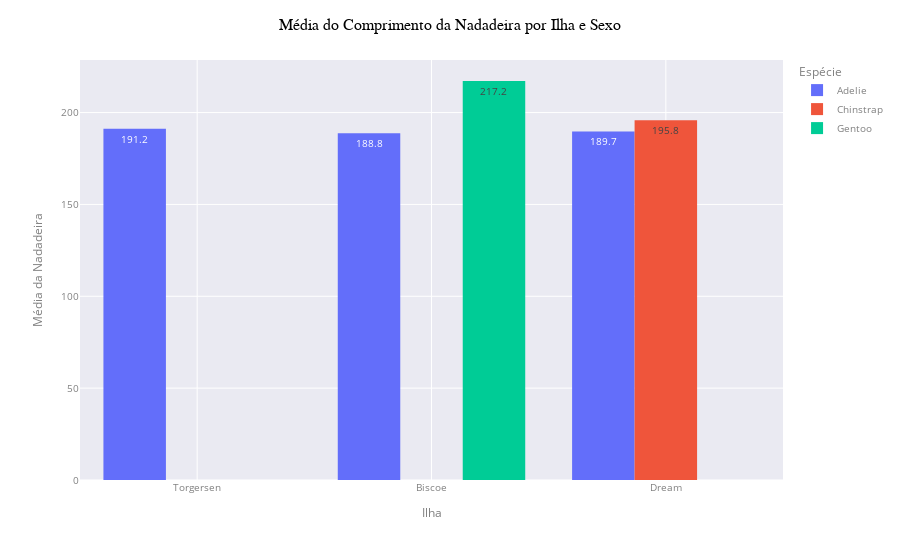

Notebook code for this chart:
### Markdown cell above
Outros templates:
- ggplot2,
- seaborn,
- simple_white,
- plotly,
- plotly_white,
- plotly_dark,
- presentation,
- xgridoff,
- ygridoff,
- gridon,
- none

### Code cell
# alterando o template
fig.update_layout(template='seaborn')

### Figure 1 — Plotly figure (JSON) as saved in the notebook; plotly's stock layout.template omitted (floating-point values rounded to 4 significant figures; data arrays with more than 128 entries replaced by an {"elided": "..."} marker saying what was removed)
{"data": [{"alignmentgroup": "True", "bingroup": "x", "histfunc": "avg", "hovertemplate": "species=Adelie<br>island=%{x}<br>avg of flipper_length_mm=%{y}<extra></extra>", "legendgroup": "Adelie", "marker": {"color": "#636efa", "pattern": {"shape": ""}}, "name": "Adelie", "offsetgroup": "Adelie", "orientation": "v", "showlegend": true, "texttemplate": "%{value:.1f}", "type": "histogram", "x": {"elided": "152 str values"}, "xaxis": "x", "y": {"elided": "152 int values"}, "yaxis": "y"}, {"alignmentgroup": "True", "bingroup": "x", "histfunc": "avg", "hovertemplate": "species=Chinstrap<br>island=%{x}<br>avg of flipper_length_mm=%{y}<extra></extra>", "legendgroup": "Chinstrap", "marker": {"color": "#EF553B", "pattern": {"shape": ""}}, "name": "Chinstrap", "offsetgroup": "Chinstrap", "orientation": "v", "showlegend": true, "texttemplate": "%{value:.1f}", "type": "histogram", "x": ["Dream", "Dream", "Dream", "Dream", "Dream", "Dream", "Dream", "Dream", "Dream", "Dream", "Dream", "Dream", "Dream", "Dream", "Dream", "Dream", "Dream", "Dream", "Dream", "Dream", "Dream", "Dream", "Dream", "Dream", "Dream", "Dream", "Dream", "Dream", "Dream", "Dream", "Dream", "Dream", "Dream", "Dream", "Dream", "Dream", "Dream", "Dream", "Dream", "Dream", "Dream", "Dream", "Dream", "Dream", "Dream", "Dream", "Dream", "Dream", "Dream", "Dream", "Dream", "Dream", "Dream", "Dream", "Dream", "Dream", "Dream", "Dream", "Dream", "Dream", "Dream", "Dream", "Dream", "Dream", "Dream", "Dream", "Dream", "Dream"], "xaxis": "x", "y": [192, 196, 193, 188, 197, 198, 178, 197, 195, 198, 193, 194, 185, 201, 190, 201, 197, 181, 190, 195, 181, 191, 187, 193, 195, 197, 200, 200, 191, 205, 187, 201, 187, 203, 195, 199, 195, 210, 192, 205, 210, 187, 196, 196, 196, 201, 190, 212, 187, 198, 199, 201, 193, 203, 187, 197, 191, 203, 202, 194, 206, 189, 195, 207, 202, 193, 210, 198], "yaxis": "y"}, {"alignmentgroup": "True", "bingroup": "x", "histfunc": "avg", "hovertemplate": "species=Gentoo<br>island=%{x}<br>avg of flipper_length_mm=%{y}<extra></extra>", "legendgroup": "Gentoo", "marker": {"color": "#00cc96", "pattern": {"shape": ""}}, "name": "Gentoo", "offsetgroup": "Gentoo", "orientation": "v", "showlegend": true, "texttemplate": "%{value:.1f}", "type": "histogram", "x": ["Biscoe", "Biscoe", "Biscoe", "Biscoe", "Biscoe", "Biscoe", "Biscoe", "Biscoe", "Biscoe", "Biscoe", "Biscoe", "Biscoe", "Biscoe", "Biscoe", "Biscoe", "Biscoe", "Biscoe", "Biscoe", "Biscoe", "Biscoe", "Biscoe", "Biscoe", "Biscoe", "Biscoe", "Biscoe", "Biscoe", "Biscoe", "Biscoe", "Biscoe", "Biscoe", "Biscoe", "Biscoe", "Biscoe", "Biscoe", "Biscoe", "Biscoe", "Biscoe", "Biscoe", "Biscoe", "Biscoe", "Biscoe", "Biscoe", "Biscoe", "Biscoe", "Biscoe", "Biscoe", "Biscoe", "Biscoe", "Biscoe", "Biscoe", "Biscoe", "Biscoe", "Biscoe", "Biscoe", "Biscoe", "Biscoe", "Biscoe", "Biscoe", "Biscoe", "Biscoe", "Biscoe", "Biscoe", "Biscoe", "Biscoe", "Biscoe", "Biscoe", "Biscoe", "Biscoe", "Biscoe", "Biscoe", "Biscoe", "Biscoe", "Biscoe", "Biscoe", "Biscoe", "Biscoe", "Biscoe", "Biscoe", "Biscoe", "Biscoe", "Biscoe", "Biscoe", "Biscoe", "Biscoe", "Biscoe", "Biscoe", "Biscoe", "Biscoe", "Biscoe", "Biscoe", "Biscoe", "Biscoe", "Biscoe", "Biscoe", "Biscoe", "Biscoe", "Biscoe", "Biscoe", "Biscoe", "Biscoe", "Biscoe", "Biscoe", "Biscoe", "Biscoe", "Biscoe", "Biscoe", "Biscoe", "Biscoe", "Biscoe", "Biscoe", "Biscoe", "Biscoe", "Biscoe", "Biscoe", "Biscoe", "Biscoe", "Biscoe", "Biscoe", "Biscoe", "Biscoe", "Biscoe", "Biscoe", "Biscoe", "Biscoe"], "xaxis": "x", "y": [211, 230, 210, 218, 215, 210, 211, 219, 209, 215, 214, 216, 214, 213, 210, 217, 210, 221, 209, 222, 218, 215, 213, 215, 215, 215, 216, 215, 210, 220, 222, 209, 207, 230, 220, 220, 213, 219, 208, 208, 208, 225, 210, 216, 222, 217, 210, 225, 213, 215, 210, 220, 210, 225, 217, 220, 208, 220, 208, 224, 208, 221, 214, 231, 219, 230, 214, 229, 220, 223, 216, 221, 221, 217, 216, 230, 209, 220, 215, 223, 212, 221, 212, 224, 212, 228, 218, 218, 212, 230, 218, 228, 212, 224, 214, 226, 216, 222, 203, 225, 219, 228, 215, 228, 216, 215, 210, 219, 208, 209, 216, 229, 213, 230, 217, 230, 217, 222, 214, null, 215, 222, 212, 213], "yaxis": "y"}], "layout": {"barmode": "group", "font": {"color": "grey", "size": 10}, "legend": {"title": {"font": {"size": 12}, "text": "Espécie"}, "tracegroupgap": 0}, "margin": {"t": 60}, "title": {"font": {"color": "black", "family": "Verdana", "size": 16}, "text": "Média do Comprimento da Nadadeira por Ilha e Sexo"}, "xaxis": {"anchor": "y", "domain": [0, 1], "title": {"font": {"size": 12}, "text": "Ilha"}}, "yaxis": {"anchor": "x", "domain": [0, 1], "title": {"font": {"size": 12}, "text": "Média da Nadadeira"}}}}
